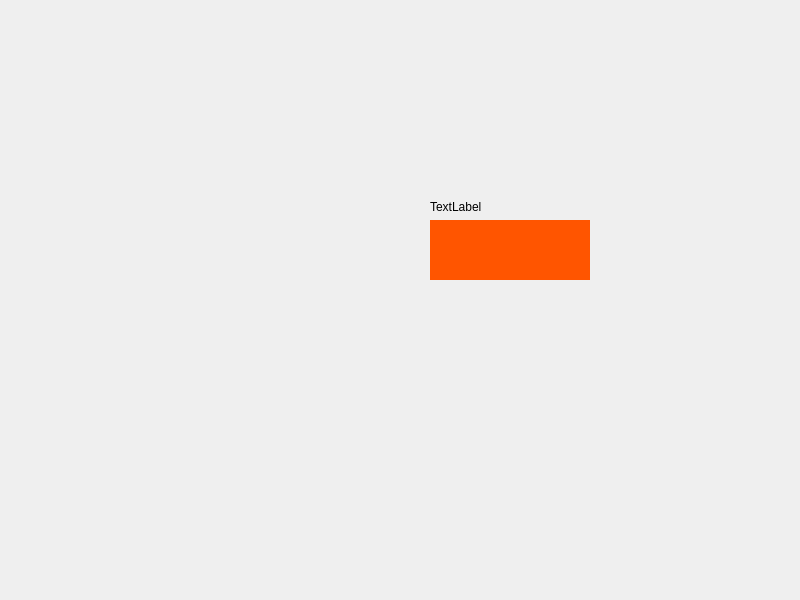
<?xml version="1.0" encoding="UTF-8"?>
<ui version="4.0">
 <class>Form</class>
 <widget class="QWidget" name="Form">
  <property name="geometry">
   <rect>
    <x>0</x>
    <y>0</y>
    <width>800</width>
    <height>600</height>
   </rect>
  </property>
  <property name="windowTitle">
   <string>Form</string>
  </property>
  <widget class="QWidget" name="verticalLayoutWidget">
   <property name="geometry">
    <rect>
     <x>430</x>
     <y>200</y>
     <width>160</width>
     <height>80</height>
    </rect>
   </property>
   <layout class="QVBoxLayout" name="verticalLayout" stretch="1,5">
    <property name="sizeConstraint">
     <enum>QLayout::SetNoConstraint</enum>
    </property>
    <item>
     <widget class="QLabel" name="label">
      <property name="text">
       <string>TextLabel</string>
      </property>
     </widget>
    </item>
    <item>
     <widget class="QWidget" name="widget" native="true">
      <property name="styleSheet">
       <string notr="true">background-color: rgb(255, 85, 0)</string>
      </property>
     </widget>
    </item>
   </layout>
  </widget>
 </widget>
 <resources/>
 <connections/>
</ui>
